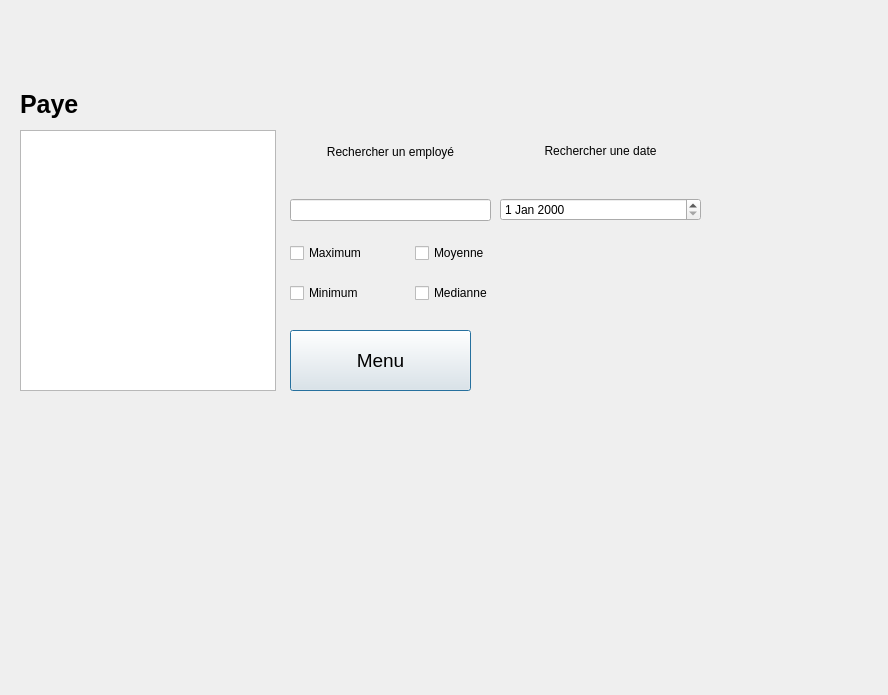
<?xml version="1.0" encoding="UTF-8"?>
<ui version="4.0">
 <class>DialogMainPaye</class>
 <widget class="QDialog" name="DialogMainPaye">
  <property name="geometry">
   <rect>
    <x>0</x>
    <y>0</y>
    <width>888</width>
    <height>695</height>
   </rect>
  </property>
  <property name="windowTitle">
   <string>Dialog</string>
  </property>
  <widget class="QLabel" name="labelErreurSelection">
   <property name="geometry">
    <rect>
     <x>10</x>
     <y>409</y>
     <width>461</width>
     <height>51</height>
    </rect>
   </property>
   <property name="text">
    <string/>
   </property>
  </widget>
  <widget class="QLabel" name="labelEmploye">
   <property name="geometry">
    <rect>
     <x>20</x>
     <y>79</y>
     <width>121</width>
     <height>51</height>
    </rect>
   </property>
   <property name="font">
    <font>
     <pointsize>19</pointsize>
     <weight>75</weight>
     <bold>true</bold>
    </font>
   </property>
   <property name="text">
    <string>Paye</string>
   </property>
  </widget>
  <widget class="QWidget" name="gridLayoutWidget">
   <property name="geometry">
    <rect>
     <x>290</x>
     <y>229</y>
     <width>243</width>
     <height>89</height>
    </rect>
   </property>
   <layout class="QGridLayout" name="gridLayout">
    <item row="1" column="1">
     <widget class="QCheckBox" name="checkBox_2">
      <property name="text">
       <string>Medianne</string>
      </property>
     </widget>
    </item>
    <item row="0" column="0">
     <widget class="QCheckBox" name="checkBox">
      <property name="text">
       <string>Maximum</string>
      </property>
     </widget>
    </item>
    <item row="1" column="0">
     <widget class="QCheckBox" name="checkBox_3">
      <property name="text">
       <string>Minimum</string>
      </property>
     </widget>
    </item>
    <item row="0" column="1">
     <widget class="QCheckBox" name="checkBox_5">
      <property name="text">
       <string>Moyenne</string>
      </property>
     </widget>
    </item>
   </layout>
  </widget>
  <widget class="QListView" name="listViewListEmployer">
   <property name="geometry">
    <rect>
     <x>20</x>
     <y>130</y>
     <width>256</width>
     <height>261</height>
    </rect>
   </property>
  </widget>
  <widget class="QWidget" name="verticalLayoutWidget_2">
   <property name="geometry">
    <rect>
     <x>290</x>
     <y>110</y>
     <width>201</width>
     <height>111</height>
    </rect>
   </property>
   <layout class="QVBoxLayout" name="verticalLayout_2">
    <item>
     <widget class="QLabel" name="labelClasseEmploye">
      <property name="text">
       <string>Rechercher un employé</string>
      </property>
      <property name="alignment">
       <set>Qt::AlignCenter</set>
      </property>
     </widget>
    </item>
    <item>
     <widget class="QLineEdit" name="lineEditRechercherEmployer"/>
    </item>
   </layout>
  </widget>
  <widget class="QWidget" name="verticalLayoutWidget_3">
   <property name="geometry">
    <rect>
     <x>500</x>
     <y>110</y>
     <width>201</width>
     <height>111</height>
    </rect>
   </property>
   <layout class="QVBoxLayout" name="verticalLayout_3">
    <item>
     <widget class="QLabel" name="labelClasseEmploye_2">
      <property name="text">
       <string>Rechercher une date</string>
      </property>
      <property name="alignment">
       <set>Qt::AlignCenter</set>
      </property>
     </widget>
    </item>
    <item>
     <widget class="QDateEdit" name="dateEdit"/>
    </item>
   </layout>
  </widget>
  <widget class="QPushButton" name="pushButtonRetournerMenu">
   <property name="geometry">
    <rect>
     <x>290</x>
     <y>330</y>
     <width>181</width>
     <height>61</height>
    </rect>
   </property>
   <property name="font">
    <font>
     <pointsize>14</pointsize>
    </font>
   </property>
   <property name="text">
    <string>Menu</string>
   </property>
  </widget>
 </widget>
 <resources/>
 <connections/>
</ui>
